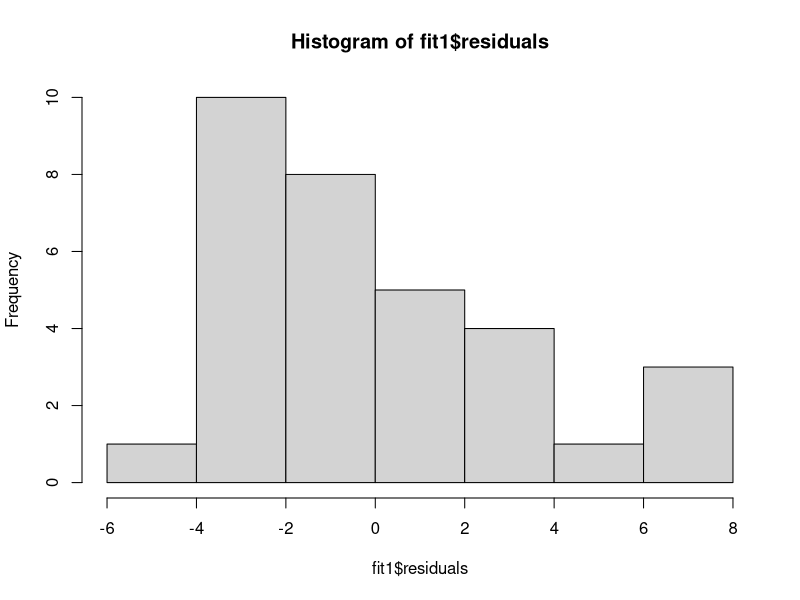

Reproduce this figure in R.
# Linear regression
data(mtcars)
nrow(mtcars)


fit1 <- lm(mpg ~ disp, data = mtcars)

# expected value of residuals is zero
fitted.values <- fit1$coefficients[1] + fit1$coefficients[2] * mtcars$disp 
mtcars$mpg - fitted.values 
fit1$residuals
hist(fit1$residuals)

# the utopia case
# variables


require(MASS)
m <- mvrnorm(10000, mu = c(20,2.6),
               Sigma = matrix(c(8,0.85,0.85,.57),
                              ncol = 2),
               empirical = TRUE)

# other distributions are bit more realistic 
# but let's leave it at a multivariate normal...
# m_i <- pnorm(m)
# p <- qpois(m_i,20)
# cor(p[,1],m[,2])


set.seed(123)
disp <- m[,1]
wt <- m[,2]
am <- rbinom(10000,1,.4)
cyl <- sample(c(4,6,8),
              10000,
              replace = T,
              prob = c(.2,.4,.4))
e <- rnorm(10000)

# true model
mpg <- 32 - 0.131 * disp - 1.9 * wt +
  1.8*am - 1.13*cyl + e

utopia <- data.frame(mpg,disp,wt,am,cyl)

fit_true <- lm(mpg ~ disp + wt + am +
                 cyl, data = utopia)
summary(fit_true)

# omitted variable bias
# note that OTHER variables change 
# their coefficients
fit_omitted_1 <- lm(mpg ~ disp + wt + 
                 cyl, data = utopia)
summary(fit_omitted_1)


fit_omitted_2 <- lm(mpg ~ wt + am +
                      cyl, data = utopia)
summary(fit_omitted_2)


